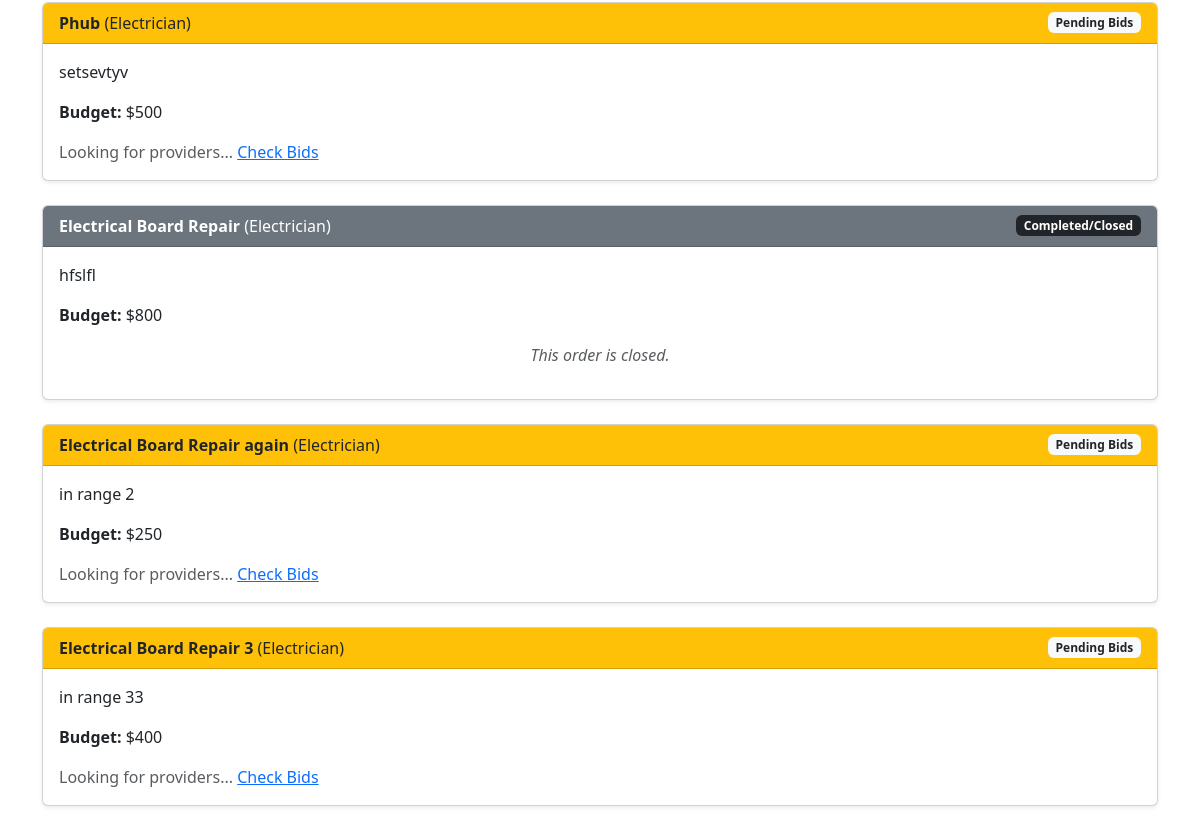
Before: /my_orders (signed in, middle part) with the older database file.
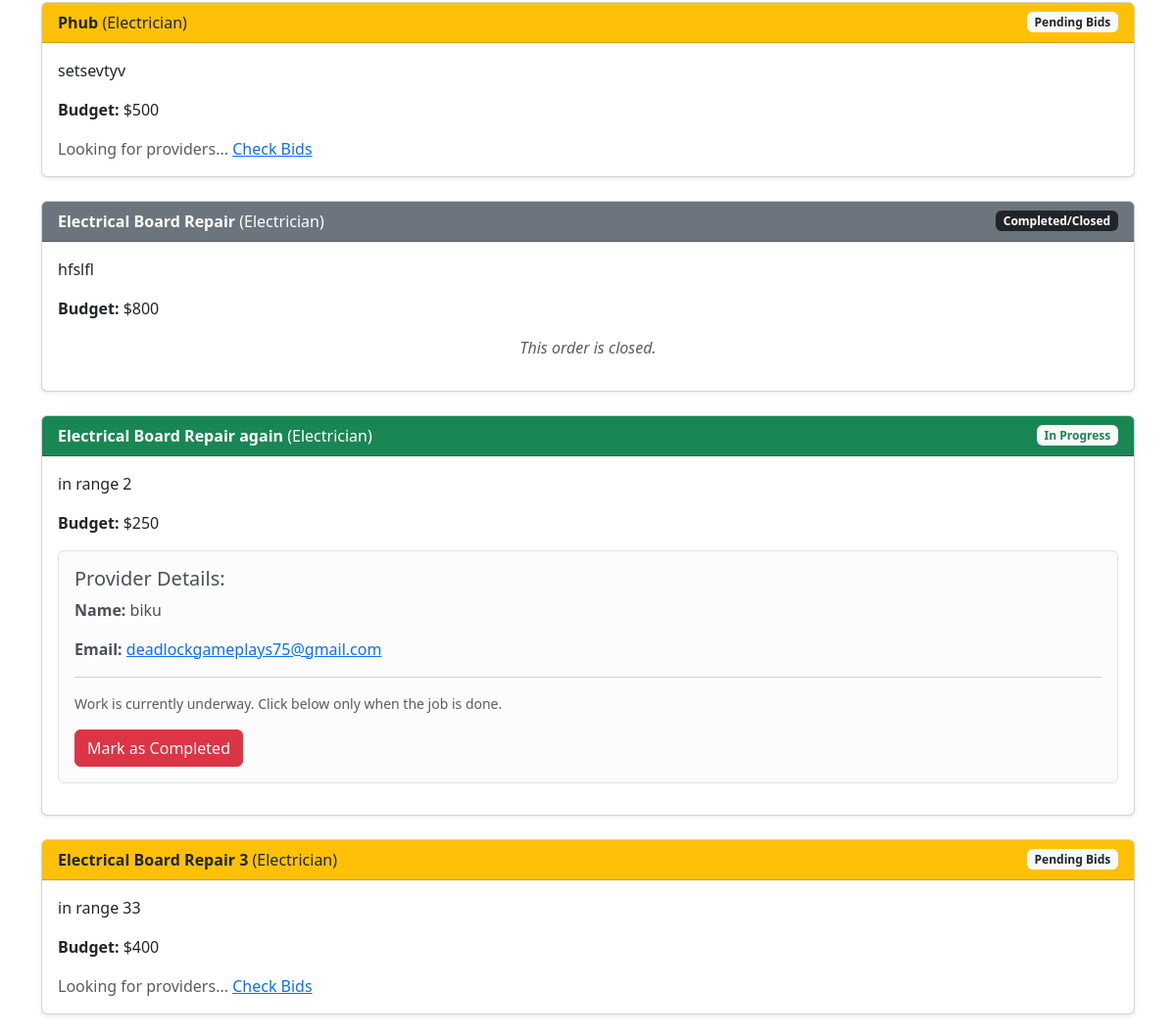
After: the same page with the newer database file.
### app.py (models this page shows)
class service_request(db.Model):
    id=db.Column(db.Integer, primary_key=True)
    consumer_id=db.Column(db.Integer, nullable=False)
    con_latitude = db.Column(db.Float, nullable=False)
    con_longitude = db.Column(db.Float, nullable=False)
    service_title=db.Column(db.String(200), nullable=False)
    service_type=db.Column(db.String(50), nullable=False)
    budget=db.Column(db.Integer, nullable=False)
    desc=db.Column(db.String(500), nullable=False)
    is_active=db.Column(db.Boolean, default=True)
    is_inprogress=db.Column(db.Boolean, default=False)
    assigned_provider_id=db.Column(db.Integer, nullable=True)
    created_at=db.Column(db.DateTime, default=db.func.current_timestamp())

class users(db.Model):
    id = db.Column(db.Integer, primary_key=True)
    email = db.Column(db.String(120), unique=True, nullable=False, index=True)
    password_hash = db.Column(db.String(255), nullable=False)
    full_name = db.Column(db.String(120), nullable=False)
    latitude = db.Column(db.Float, nullable=False)
    longitude = db.Column(db.Float, nullable=False)
    radius_km = db.Column(db.Float, default=5.0)  # optional usage
    is_provider = db.Column(db.Boolean, default=False)
    is_consumer = db.Column(db.Boolean, default=False)
    user_skill=db.Column(db.String(20), nullable=True)
    created_at = db.Column(db.DateTime, default=db.func.current_timestamp())

### app.py (the view)
@app.route('/my_orders')
def my_orders():
    if 'user_id' not in session:
        return redirect(url_for('login'))
    con_id = session['user_id']
    orders = db.session.query(service_request, users).outerjoin(users, service_request.assigned_provider_id == users.id)\
        .filter(service_request.consumer_id == con_id).all()
    return render_template('consumer/my_orders.html', orders=orders)

### templates/consumer/my_orders.html (shortened to what this page needs)
{% extends 'base.html' %}
{% block body %}
<div class="container mt-5">
    <div class="row row-cols-1 g-4">
        {% for req, provider in orders %}
        <div class="col">
            <div class="card shadow-sm">
                <div class="card-header d-flex justify-content-between align-items-center
                    {% if req.is_inprogress %}bg-success text-white{% elif req.is_active %}bg-warning text-dark{% else %}bg-secondary text-white{% endif %}">
                    <span><strong>{{ req.service_title }}</strong> ({{ req.service_type }})</span>
                    {% if req.is_inprogress %}
                        <span class="badge bg-light text-success">In Progress</span>
                    {% elif req.is_active %}
                        <span class="badge bg-light text-dark">Pending Bids</span>
                    {% else %}
                        <span class="badge bg-dark">Completed/Closed</span>
                    {% endif %}
                </div>
                <div class="card-body">
                    <p class="card-text">{{ req.desc }}</p>
                    <p><strong>Budget:</strong> ${{ req.budget }}</p>
                    {% if req.is_inprogress and provider %}
                        <div class="alert alert-light border">
                            <h5>Provider Details:</h5>
                            <p><strong>Name:</strong> {{ provider.full_name }}</p>
                            <p><strong>Email:</strong> <a href="mailto:{{ provider.email }}">{{ provider.email }}</a></p>
                            <hr>
                            <p class="text-muted small">Work is currently underway. Click below only when the job is done.</p>
                            <a href="{{ url_for('close_order', req_id=req.id) }}"
                               class="btn btn-danger"
                               onclick="return confirm('Are you sure the work is finished?');">
                               Mark as Completed
                            </a>
                        </div>
                    {% elif req.is_active %}
                        <div class="text-muted">
                            Looking for providers... <a href="{{ url_for('view_bids', req_id=req.id) }}">Check Bids</a>
                        </div>
                    {% else %}
                         <p class="text-center text-muted"><em>This order is closed.</em></p>
                    {% endif %}
                </div>
            </div>
        </div>
        {% endfor %}
    </div>
</div>
{% endblock body %}

Changed rows visible on the page:
changed service_request "Electrical Board Repair again": full_name (not shown) → "biku"; email (not shown) → "deadlockgameplays75@gmail.com"; is_inprogress "Pending Bids Looking for providers... Check Bids" → "In Progress Provider Details: Name: Email: Work is currently underway. Click below only when the job is done. Mark as Completed"
